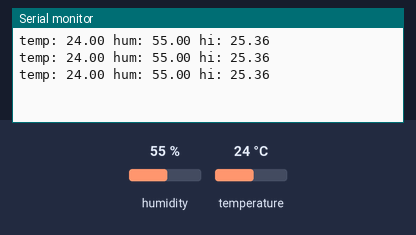
Bench run of a sketch on a simulated Raspberry Pi Pico. Shown: the last lines printed to the serial monitor. Inputs (shaded band) come from the test bench; at power-on: humidity 55 %, temperature 24 °C.

Above: at 6.8 s.
6.9 s: humidity set to 22 %
At 11.0 s:
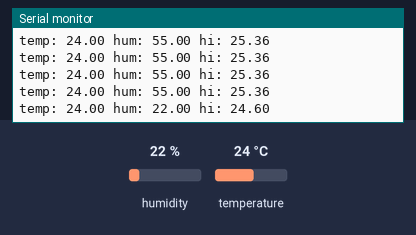
12.3 s: temperature set to 12 °C
At 15.2 s:
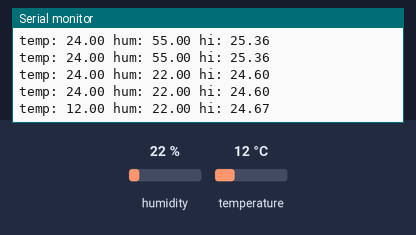
17.7 s: humidity set to 40 %
At 19.5 s:
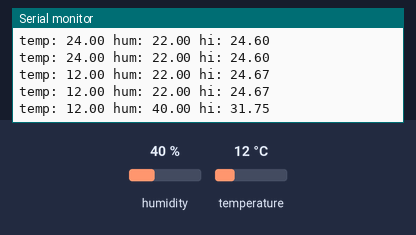
Timing chart, 0 to 21.0 s (numbered marks = the images above; inputs shaded):
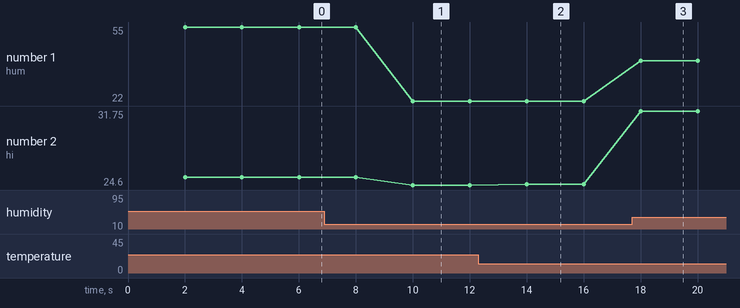

Measured:
- after the input at 6.9 s, the serial monitor: prints a new line after 3.1 s (image 1)
- after the input at 12.3 s, the serial monitor: prints a new line after 1.7 s (image 2)
- after the input at 17.7 s, the serial monitor: prints a new line after 0.31 s (image 3)
- plotted number 1: 55 → 22 after the input at 6.9 s, 22 → 40 after the input at 17.7 s
- plotted number 2: 25.36 → 24.6 after the input at 6.9 s, 24.6 → 24.67 after the input at 12.3 s, 24.67 → 31.75 after the input at 17.7 s

The sketch:

decl_practice_133.ino
```cpp
// snippet: decl_practice_133
// tags: globals, declare, millis, nonblocking, dht
// boards: avr, esp32, megaavr, nano33iot, romi32u4, rp2040
// library: DHT
// description: Declare all global variables before setup(): float temperature=0
// prompts: declare, variables, before, setup(), float, temperature=0
// verified: compile-only
// source: kd-generated (id 133)
// exact-include: DHT.h

#include <DHT.h>

#define DHTPIN 4
#define DHTTYPE DHT22

DHT dht(DHTPIN, DHTTYPE);
float temperature = 0.0;
float humidity = 0.0;
float heatIndex = 0.0;
unsigned long prevMs = 0;
const unsigned long INTERVAL = 2000;

void setup() {
  Serial.begin(9600);
  dht.begin();
}

void loop() {
  unsigned long now = millis();
  if (now - prevMs >= INTERVAL) {
    prevMs = now;
    temperature = dht.readTemperature();
    humidity = dht.readHumidity();

    if (isnan(temperature) || isnan(humidity)) {
      Serial.println("DHT read failed");
      return;
    }

    heatIndex = -8.784695 + 1.61139411 * temperature + 2.338549 * humidity - 0.14611605 * temperature * humidity
                - 0.012308094 * temperature * temperature - 0.016424828 * humidity * humidity + 0.002211732 * temperature * temperature * humidity
                + 0.00072546 * temperature * humidity * humidity - 0.000003582 * temperature * temperature * humidity * humidity;

    Serial.print("temp: "); Serial.print(temperature);
    Serial.print(" hum: "); Serial.print(humidity);
    Serial.print(" hi: "); Serial.println(heatIndex);
  }
}
```
